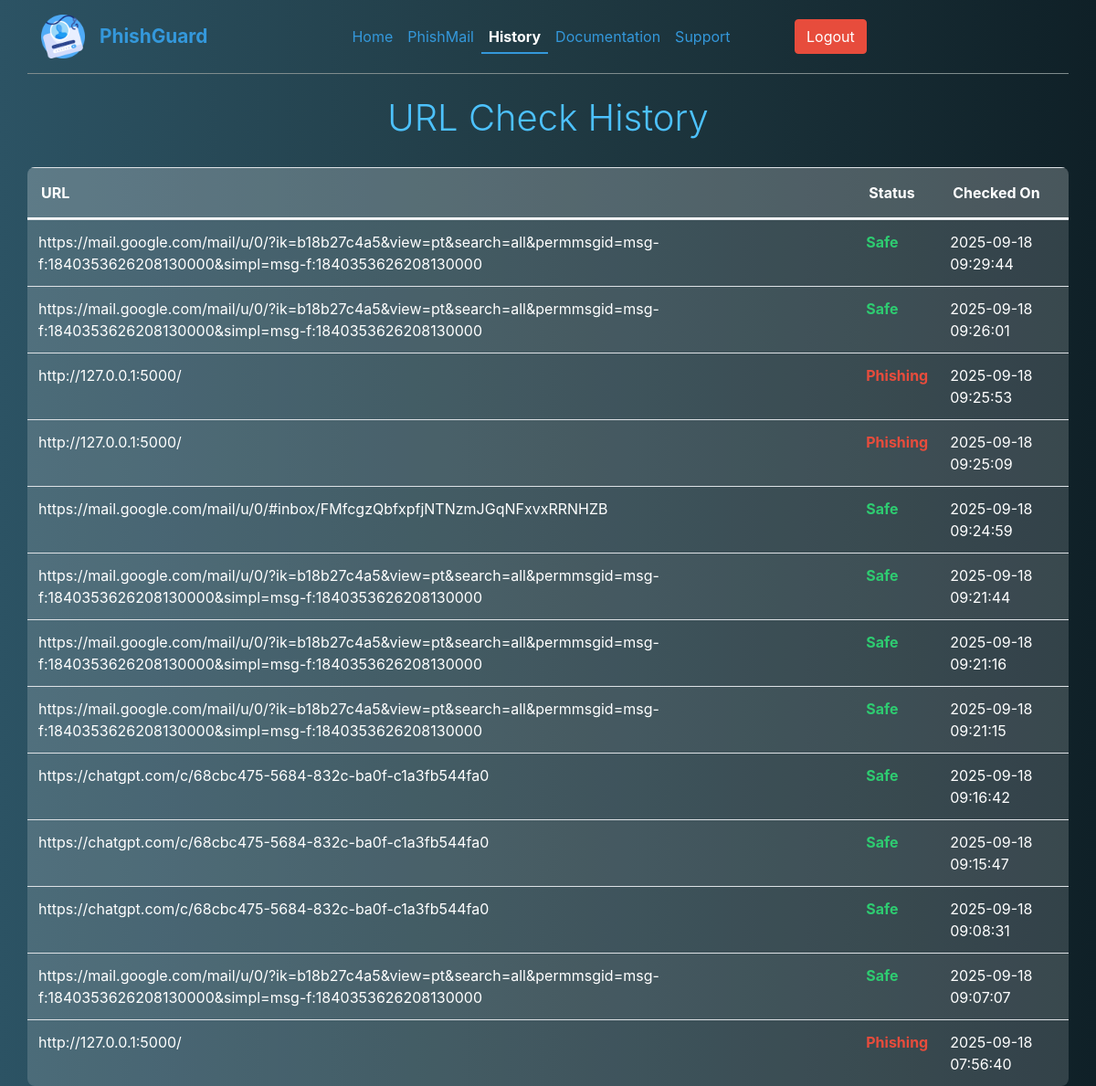
Page /history (signed in) on the committed database.
### tables this page shows
CREATE TABLE url_history (
        id INTEGER PRIMARY KEY AUTOINCREMENT,
        username TEXT NOT NULL,
        url TEXT NOT NULL,
        confidence REAL NOT NULL,
        is_safe INTEGER NOT NULL,
        timestamp DATETIME DEFAULT CURRENT_TIMESTAMP,
        FOREIGN KEY(username) REFERENCES users(username)
        ON DELETE CASCADE
      );

### App.py (the view)
@app.route('/history')
def history():
    if 'user' not in session:
        return redirect(url_for('auth'))
    conn = sqlite3.connect(DB_FILE)
    cursor = conn.cursor()
    cursor.execute(
        'SELECT url, confidence, is_safe, timestamp FROM url_history '
        'WHERE username = ? ORDER BY timestamp DESC',
        (session['user'],)
    )
    rows = cursor.fetchall()
    conn.close()
    return render_template('history.html', user=session['user'], history=rows)

### templates/history.html (shortened to what this page needs)
<!DOCTYPE html>
<html lang="en">
<head>
    <link
      rel="stylesheet"
      href="https://stackpath.bootstrapcdn.com/bootstrap/4.5.0/css/bootstrap.min.css"
    />
    <link
      rel="stylesheet"
      href="https://cdn.jsdelivr.net/npm/bootstrap-icons@1.11.3/font/bootstrap-icons.min.css"
    />
    <link href="static/styles.css" rel="stylesheet" />
</head>
<body>
    <div class="container">
        <header
          class="d-flex flex-wrap align-items-center justify-content-center justify-content-md-between py-3 mb-4 border-bottom main-header"
        >
            <div class="col-md-3 mb-2 mb-md-0">
                <a
                  href="/"
                  class="d-flex align-items-center mb-3 mb-md-0 me-md-auto link-body-emphasis text-decoration-none"
                >
                    <img src="./static/images/phishing.png" alt="PhishGuard Logo" class="myLogo" />
                    <span class="webName">PhishGuard</span>
                </a>
            </div>
            <ul class="nav col-12 col-md-auto mb-2 justify-content-center mb-md-0">
                <li><a href="/" class="nav-link px-2">Home</a></li>
                <li><a href="{{ url_for('phishmail') }}" class="nav-link px-2">PhishMail</a></li>
                <li>
                    <a href="{{ url_for('history') }}" class="nav-link px-2 active-page">History</a>
                </li>
                <li><a href="{{ url_for('documentation') }}" class="nav-link px-2">Documentation</a></li>
                <li><a href="{{ url_for('support') }}" class="nav-link px-2">Support</a></li>
            </ul>
            <div class="col-md-3 text-end">
                <a href="{{ url_for('logout') }}" class="btn btn-danger">Logout</a>
            </div>
        </header>
        <h1 class="history-title">URL Check History</h1>
        <table class="table table-striped">
            <thead>
                <tr>
                    <th>URL</th>
                    <th>Status</th>
                    <th>Checked On</th>
                </tr>
            </thead>
            <tbody>
                {% for row in history %}
                <tr>
                    <td>{{ row[0] }}</td>
                    <td>
                        {% if (row[1] * 100) < 50 %}
                            <span class="text-danger">Phishing</span>
                        {% elif (row[1] * 100) <= 80 %}
                            <span class="text-warning">Suspicious</span>
                        {% else %}
                            <span class="text-success">Safe</span>
                        {% endif %}
                    </td>
                    <td>{{ row[3] }}</td>
                </tr>
                {% endfor %}
            </tbody>
        </table>
    </div>
</body>
</html>

### static/styles.css (style rules this page uses)
*, *::after, *::before { margin: 0; padding: 0; box-sizing: inherit; font-size: 62,5%; }
body { background: #0f2027; background: linear-gradient(to right,#2c5364, #203a43, #0f2027); justify-content: center; align-items: center; height: 100vh; color: #fff; }
.myLogo { width: 3rem; }
.webName { font-weight: bold; font-size: 1.3rem; margin-left: 16px; }

### templates/history.html (style rules this page uses)
body { background: #0f2027; background: linear-gradient(to right, #2c5364, #203a43, #0f2027); color: #fff; min-height: 100vh; }
header.main-header { border-bottom: 1px solid #7f8c8d !important; }
.webName, .nav-link, .link-body-emphasis { color: #3498db !important; }
.btn-danger { background-color: #e74c3c !important; border-color: #e74c3c !important; }
.nav-link.active-page { font-weight: bold !important; color: #ffffff !important; border-bottom: 2px solid #3498db; padding-bottom: 5px !important; }
.history-title { color: #4dc2ff; font-weight: 300; margin-top: 20px; margin-bottom: 30px; text-align: center; }
.table { color: #fff; border-collapse: separate; border-spacing: 0; border-radius: 8px; overflow: hidden; background-color: rgba(255, 255, 255, 0.1); }
.table thead th { border-bottom: 2px solid #fff; color: #fff; background-color: rgba(255, 255, 255, 0.15); padding: 15px; }
.table-striped tbody tr:nth-of-type(odd) { background-color: rgba(255, 255, 255, 0.05); }
.table-striped tbody tr:nth-of-type(even) { background-color: rgba(255, 255, 255, 0.08); }
.text-danger { color: #e74c3c !important; font-weight: bold; }
.text-success { color: #2ecc71 !important; font-weight: bold; }

### rows in the picture
url_history: url "https://mail.google.com/mail/u/0/?ik=b18b27c4a5&view=pt&search=all&permmsgid=msg-f:1840353626208130000&simpl=msg-f:1840353626208130000", confidence "Safe", timestamp "2025-09-18 09:29:44"
url_history: url "https://mail.google.com/mail/u/0/?ik=b18b27c4a5&view=pt&search=all&permmsgid=msg-f:1840353626208130000&simpl=msg-f:1840353626208130000", confidence "Safe", timestamp "2025-09-18 09:26:01"
url_history: url "http://127.0.0.1:5000/", confidence "Phishing", timestamp "2025-09-18 09:25:53"
url_history: url "http://127.0.0.1:5000/", confidence "Phishing", timestamp "2025-09-18 09:25:09"
url_history: url "https://mail.google.com/mail/u/0/#inbox/FMfcgzQbfxpfjNTNzmJGqNFxvxRRNHZB", confidence "Safe", timestamp "2025-09-18 09:24:59"
url_history: url "https://mail.google.com/mail/u/0/?ik=b18b27c4a5&view=pt&search=all&permmsgid=msg-f:1840353626208130000&simpl=msg-f:1840353626208130000", confidence "Safe", timestamp "2025-09-18 09:21:44"
url_history: url "https://mail.google.com/mail/u/0/?ik=b18b27c4a5&view=pt&search=all&permmsgid=msg-f:1840353626208130000&simpl=msg-f:1840353626208130000", confidence "Safe", timestamp "2025-09-18 09:21:16"
url_history: url "https://mail.google.com/mail/u/0/?ik=b18b27c4a5&view=pt&search=all&permmsgid=msg-f:1840353626208130000&simpl=msg-f:1840353626208130000", confidence "Safe", timestamp "2025-09-18 09:21:15"
url_history: url "https://chatgpt.com/c/68cbc475-5684-832c-ba0f-c1a3fb544fa0", confidence "Safe", timestamp "2025-09-18 09:16:42"
url_history: url "https://chatgpt.com/c/68cbc475-5684-832c-ba0f-c1a3fb544fa0", confidence "Safe", timestamp "2025-09-18 09:15:47"
url_history: url "https://chatgpt.com/c/68cbc475-5684-832c-ba0f-c1a3fb544fa0", confidence "Safe", timestamp "2025-09-18 09:08:31"
url_history: url "https://mail.google.com/mail/u/0/?ik=b18b27c4a5&view=pt&search=all&permmsgid=msg-f:1840353626208130000&simpl=msg-f:1840353626208130000", confidence "Safe", timestamp "2025-09-18 09:07:07"
url_history: url "http://127.0.0.1:5000/", confidence "Phishing", timestamp "2025-09-18 07:56:40"
